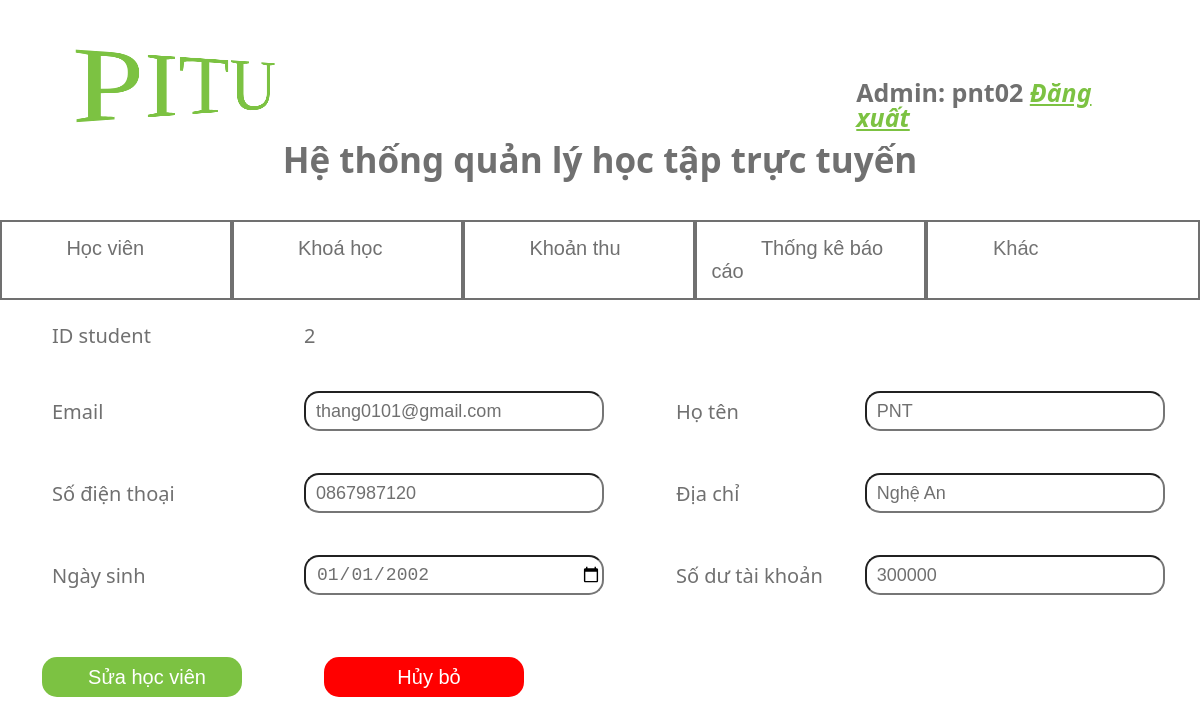
The page /project/admin/index.php?quanly=suasv&id=2 (signed in) on the database its author committed.
### tables this page shows
CREATE TABLE `student` (
  `studentID` int(11) NOT NULL,
  `studentName` varchar(50) NOT NULL,
  `studentPhone` char(10) NOT NULL,
  `studentAdress` varchar(50) NOT NULL,
  `studentEmail` char(30) NOT NULL,
  `studentDate_Birth` date NOT NULL,
  `studentMoney` double NOT NULL,
  `accountID` int(11) NOT NULL
);

### project/admin/suasinhvien.php (the view, shortened to what this page needs)
<?php
    include 'connect.php';
    $studentID = $_GET['id'];
    $sql_select = "SELECT * FROM `student` WHERE studentID = $studentID";
    $query_select = mysqli_query($connect, $sql_select);
    $row = mysqli_fetch_assoc($query_select);
?>
<div>
    <form action="" method="post">
        <table align="center" class="sua">
            <tr>
                <td><label for="id">ID student</label></td>
                <td>
                    <?php echo  $row['studentID']?>
                </td>
            </tr>
            <tr>
                <td>
                    <label for="email">Email</label>
                </td>
                <td>
                    <input type="text" name="email" value="<?php echo  $row['studentEmail']; ?>">
                </td>
                <td>
                    <label for="hoten">Họ tên</label>
                </td>
                <td>
                    <input type="text" name="name" value="<?php echo  $row['studentName']; ?>">
                </td>
            </tr>
            <tr>
                <td>
                    <label for="sdt">Số điện thoại</label>
                </td>
                <td>
                    <input type="text" name="phone" value="<?php echo $row['studentPhone']; ?>">
                </td>
                <td>
                    <label for="address">Địa chỉ</label>
                </td>
                <td>
                    <input type="text" name="address" value="<?php echo $row['studentAdress']; ?>">
                </td>
            </tr>
            <tr>
                <td>
                    <label for="date_birth">Ngày sinh</label>
                </td>
                <td>
                    <input type="date" name="date_birth" value="<?php echo $row['studentDate_Birth']; ?>">
                </td>
                <td>
                    <label for="amount">Số dư tài khoản</label>
                </td>
                <td>
                    <input type="text" name="amount" value="<?php echo $row['studentMoney']; ?>">
                </td>
            </tr>
            <tr>
                <td><input type="submit" value="Sửa học viên" name="edit_student"></td>
                <td><input type="submit" value="Hủy bỏ" style="background-color: red;" name="huy"></td>
            </tr>
        </table>
    </form>
</div>

### project/admin/head.php (style rules this page uses)
* { padding: 0; margin: 0; }

### project/admin/menu.php (style rules this page uses)
* { padding: 0; margin: 0; }

### project/admin/suasinhvien.php (style rules this page uses)
table { color: #707070; font-family: 'Segoe UI', Tahoma, Geneva, Verdana, sans-serif; }
.sua td { position: relative; font-size: 20px; padding: 20px; }
.sua label { padding-left: 30px; }
.sua input { height: 40px; width: 300px; font-size: 18px; border-radius: 15px; padding-left:10px ; color: #707070; }
.sua input[type="submit"] { margin: 20px; font-size: 20px; background-color: #7CC242; width: 200px; color: #fff; border: none; cursor: pointer; }

### rows shown on the page
student: studentID "2", email "thang0101@gmail.com", name "PNT", phone "0867987120", address "Nghệ An", date_birth "01/01/2002", amount "300000"

### other values the page prints
$_SESSION['name'] "pnt02"
